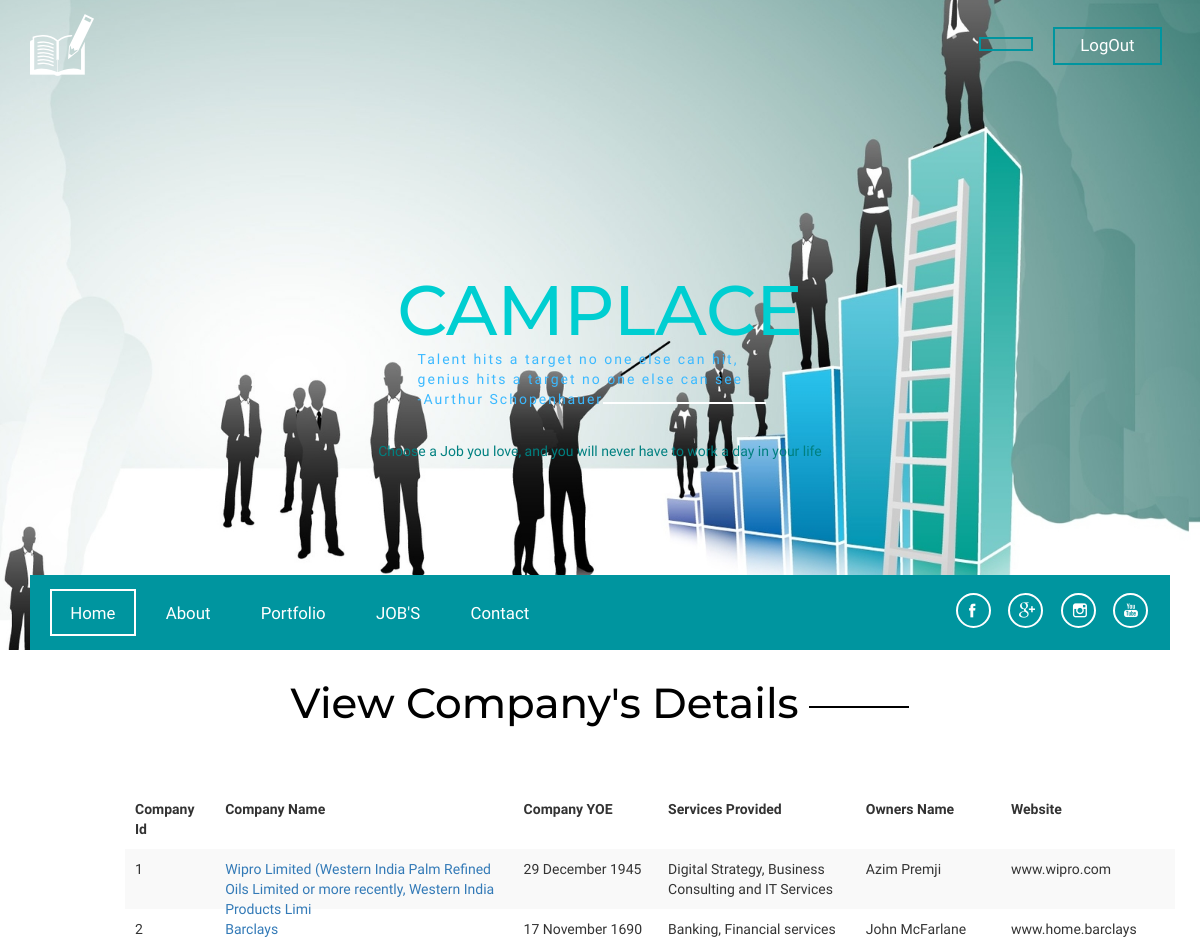
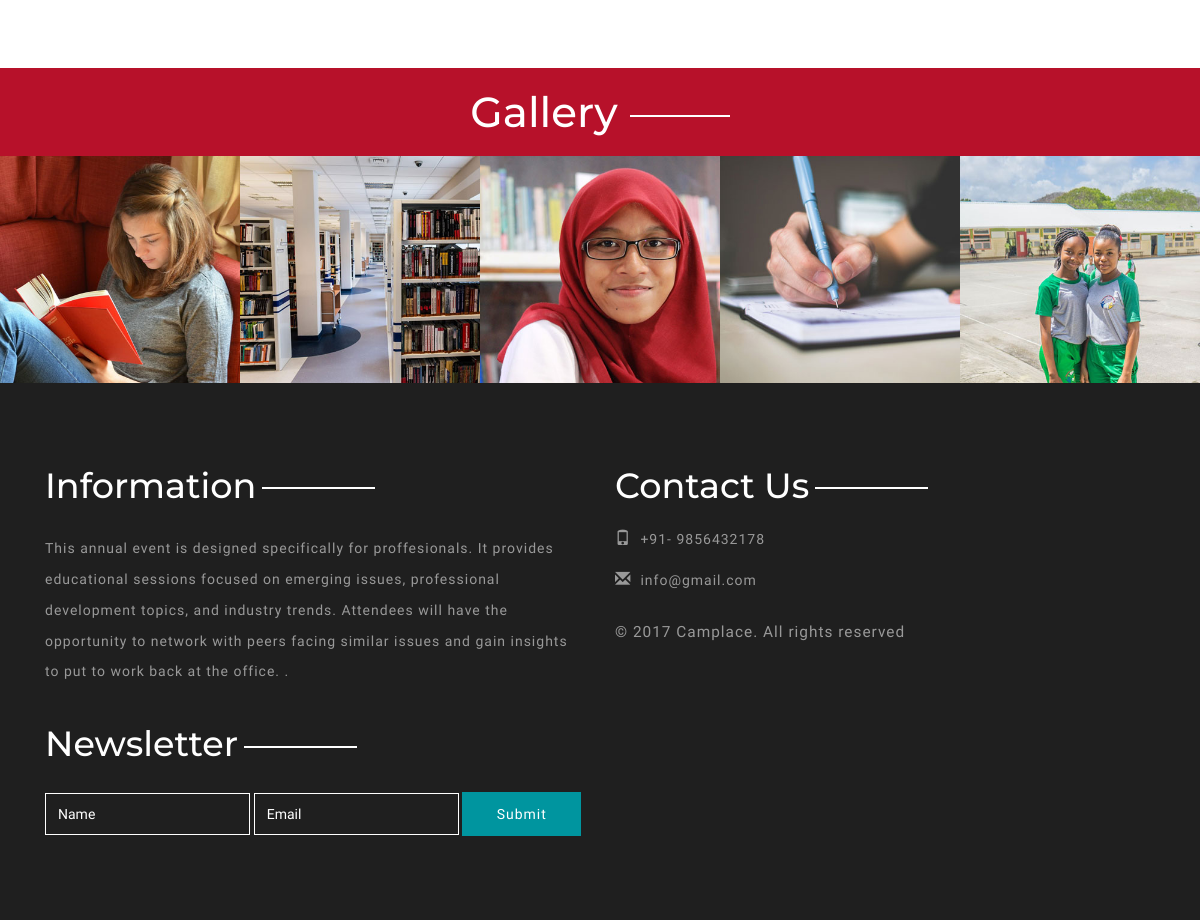
Page /company_details.php on the committed database (2 pictures, top to bottom).
### tables this page shows
CREATE TABLE `complist` (
  `id` int(11) NOT NULL,
  `Company_name` varchar(100) NOT NULL,
  `Company_desc` varchar(1024) NOT NULL,
  `yoe` varchar(50) NOT NULL,
  `services` varchar(100) NOT NULL,
  `owner` varchar(50) NOT NULL,
  `website` varchar(50) NOT NULL
);

### company_details.php (the view, shortened to what this page needs)
<?php include_once('common/config.php');
include_once('common/header.php');
include_once('common/students_side.php');
$sql="SELECT*FROM complist";
$query_result=mysqli_query ($conn,$sql);
?>
<body>
<section>
<section class="wrapper">
<div class="container">
<div class="service-head" style="margin:30px">
			<h3>View Company's Details</h3>
<div class="col-lg-12" style="margin:50px">
                       <table class="table-striped">
				<thead>
				<tr>
			<th style="width:100px;margin:10px">Company Id</th>
			<th style="width:500px;margin:10px">Company Name</th></th>
			<th style="width:200px;margin:10px">Company YOE</th>
			<th style="width:300px;margin:10px">Services Provided</th>
			<th style="width:200px">Owners Name</th>
			<th style="width:200px">Website</th>
			</thead>
				<tbody>
				<?php
            while($result = mysqli_fetch_assoc($query_result))
            {
		?>
				<tr><td><?php echo $result['id'];?> </td>
				<td><div  style="height:30px"><a class="text-primary" href="view_company_details.php?uid=<?php echo $result['id'];?>"><?php echo $result['Company_name'];?></a></div></td>
				<td><?php echo $result['yoe'];?></td>
				<td><?php echo $result['services'];?></td>
				<td><?php echo $result['owner'];?></td>
				<td><?php echo $result['website'];?></td>
			</tr>
			<?php }?>
			</tbody>
			</table>
							</div>
						</div>
						</div>
</section>
</section>
</body>
<?php include_once('common/footer.php')?>

### Assets/css/style.css (style rules this page uses)
body { background:#fff; font-family: 'Catamaran', sans-serif; }
body a { transition: 0.5s all; -webkit-trantion: 0.5s all; -o-transition: 0.5s all; -moz-transition: 0.5s all; -ms-transition: 0.5s all; }
h1,h2,h3,h4,h5,h6,label,p { margin:0; }
.service-head h3 { font-size: 3em; font-family: 'Montserrat', sans-serif; color: #000; text-align: center; margin: 0 0 0.3em; }
.service-head h3:after { display: inline-block; width: 100px; height: 2px; background-color: #000; vertical-align: middle; margin-left: 1%; content:""; }
.table-striped > thead > tr > th, .table-striped > tbody > tr > th, .table-striped > tfoot > tr > th, .table-striped > thead > tr > td, .table-striped > tbody > tr > td, .table-striped > tfoot > tr > td { padding: 10px; line-height: 1.42857143; vertical-align: top; border-top: none; }

### rows in the picture
complist: id "1", Company_name "Wipro Limited (Western India Palm Refined Oils Limited or more recently, Western India Products Limi", yoe "29 December 1945", services "Digital Strategy, Business Consulting and IT Services", owner "Azim Premji", website "www.wipro.com"
complist: id "2", Company_name "Barclays", yoe "17 November 1690", services "Banking, Financial services", owner "John McFarlane", website "www.home.barclays"
